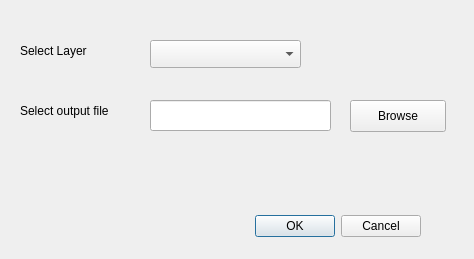
<?xml version="1.0" encoding="UTF-8"?>
<ui version="4.0">
 <class>ExtractCentroidDialogBase</class>
 <widget class="QDialog" name="ExtractCentroidDialogBase">
  <property name="geometry">
   <rect>
    <x>0</x>
    <y>0</y>
    <width>474</width>
    <height>259</height>
   </rect>
  </property>
  <property name="windowTitle">
   <string>Extract Centroid</string>
  </property>
  <widget class="QDialogButtonBox" name="btnBox">
   <property name="geometry">
    <rect>
     <x>80</x>
     <y>210</y>
     <width>341</width>
     <height>32</height>
    </rect>
   </property>
   <property name="orientation">
    <enum>Qt::Horizontal</enum>
   </property>
   <property name="standardButtons">
    <set>QDialogButtonBox::Cancel|QDialogButtonBox::Ok</set>
   </property>
  </widget>
  <widget class="QLabel" name="label">
   <property name="geometry">
    <rect>
     <x>20</x>
     <y>40</y>
     <width>101</width>
     <height>21</height>
    </rect>
   </property>
   <property name="text">
    <string>Select Layer</string>
   </property>
  </widget>
  <widget class="QComboBox" name="comboBox">
   <property name="geometry">
    <rect>
     <x>150</x>
     <y>40</y>
     <width>151</width>
     <height>28</height>
    </rect>
   </property>
  </widget>
  <widget class="QLabel" name="label_2">
   <property name="geometry">
    <rect>
     <x>20</x>
     <y>100</y>
     <width>121</width>
     <height>21</height>
    </rect>
   </property>
   <property name="text">
    <string>Select output file</string>
   </property>
  </widget>
  <widget class="QLineEdit" name="lineEdit">
   <property name="geometry">
    <rect>
     <x>150</x>
     <y>100</y>
     <width>181</width>
     <height>31</height>
    </rect>
   </property>
  </widget>
  <widget class="QPushButton" name="pushButton">
   <property name="geometry">
    <rect>
     <x>350</x>
     <y>100</y>
     <width>96</width>
     <height>32</height>
    </rect>
   </property>
   <property name="text">
    <string>Browse</string>
   </property>
  </widget>
 </widget>
 <resources/>
 <connections>
  <connection>
   <sender>btnBox</sender>
   <signal>accepted()</signal>
   <receiver>ExtractCentroidDialogBase</receiver>
   <slot>accept()</slot>
   <hints>
    <hint type="sourcelabel">
     <x>20</x>
     <y>20</y>
    </hint>
    <hint type="destinationlabel">
     <x>20</x>
     <y>20</y>
    </hint>
   </hints>
  </connection>
  <connection>
   <sender>btnBox</sender>
   <signal>rejected()</signal>
   <receiver>ExtractCentroidDialogBase</receiver>
   <slot>reject()</slot>
   <hints>
    <hint type="sourcelabel">
     <x>20</x>
     <y>20</y>
    </hint>
    <hint type="destinationlabel">
     <x>20</x>
     <y>20</y>
    </hint>
   </hints>
  </connection>
 </connections>
</ui>
